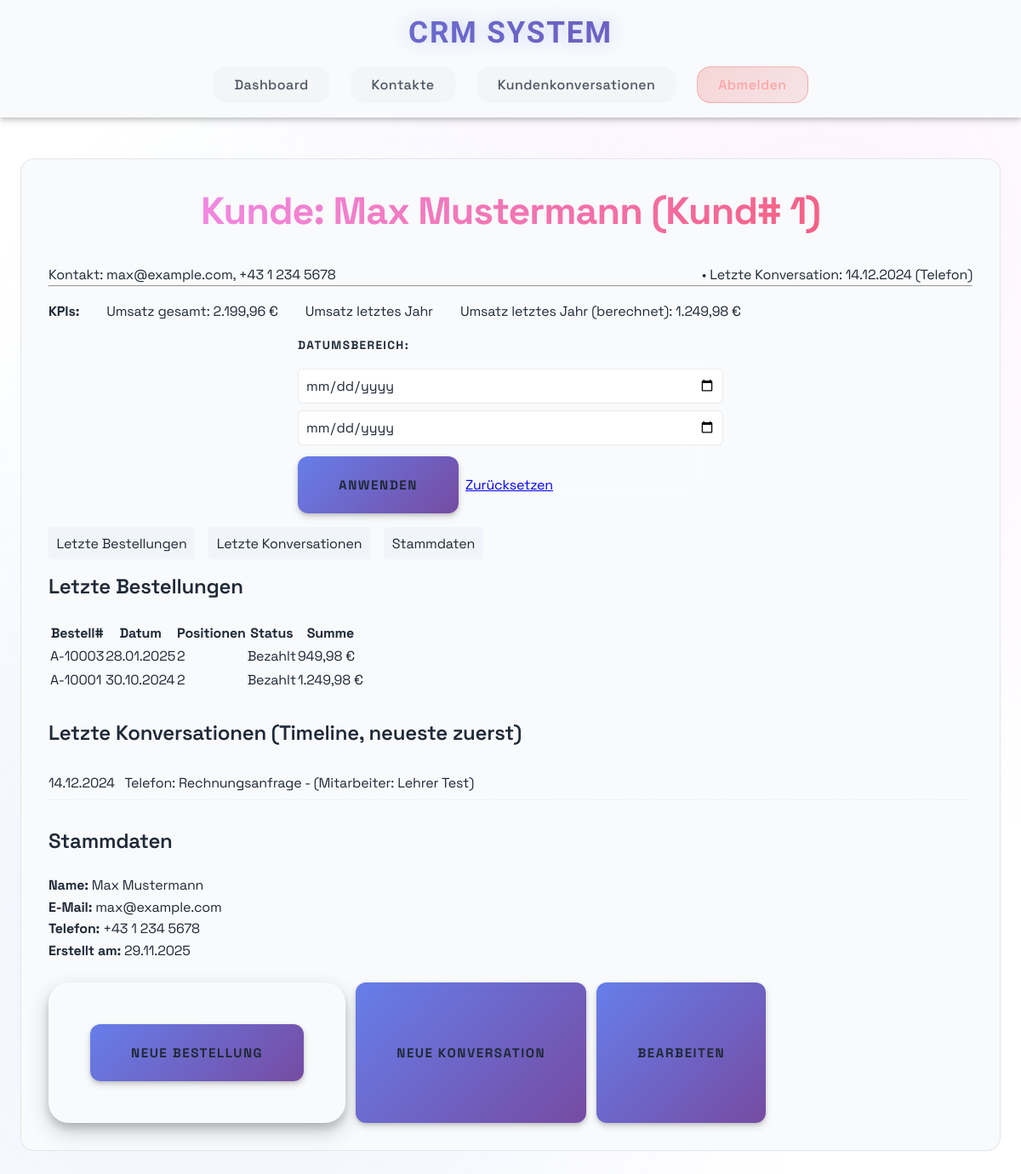
The page /customers/1 (signed in) on the database its author committed.
### models.py (models this page shows)
class Customer(db.Model):
    __tablename__ = "customers"
    id = db.Column(Integer, primary_key=True, autoincrement=True)
    first_name = db.Column(String(100), nullable=False)
    last_name = db.Column(String(100), nullable=False)
    email = db.Column(String(255), unique=True)
    phone = db.Column(String(50))
    created_at = db.Column(DateTime, default=datetime.utcnow, nullable=False)
    orders = db.relationship("Order", back_populates="customer", cascade="all, delete-orphan")
    conversations = db.relationship("Conversation", back_populates="customer", cascade="all, delete-orphan")

class Conversation(db.Model):
    __tablename__ = "conversations"
    id = db.Column(Integer, primary_key=True, autoincrement=True)
    customer_id = db.Column(Integer, ForeignKey("customers.id", ondelete="CASCADE"), nullable=False)
    user_id = db.Column(Integer, ForeignKey("users.id"))
    channel = db.Column(
        SAEnum("Telefon", "E-Mail", "Meeting", "Chat", name="conversation_channel", native_enum=False, create_constraint=True, validate_strings=True),
        nullable=False,
    )
    subject = db.Column(String(255))
    notes = db.Column(Text)
    conversation_time = db.Column(DateTime, nullable=False)
    customer = db.relationship("Customer", back_populates="conversations")
    user = db.relationship("User", back_populates="conversations")
    __table_args__ = (
        Index("idx_conversations_time", "conversation_time"),
        Index("idx_conversations_customer_time", "customer_id", "conversation_time"),
    )

class Order(db.Model):
    __tablename__ = "orders"
    id = db.Column(Integer, primary_key=True, autoincrement=True)
    customer_id = db.Column(Integer, ForeignKey("customers.id", ondelete="CASCADE"), nullable=False)
    order_date = db.Column(DateTime, nullable=False)
    status = db.Column(
        SAEnum("Offen", "Bezahlt", "Storniert", name="order_status", native_enum=False, create_constraint=True, validate_strings=True),
        nullable=False,
        default="Offen",
    )
    total_amount = db.Column(Numeric(10, 2), nullable=False)
    customer = db.relationship("Customer", back_populates="orders")
    items = db.relationship("OrderItem", back_populates="order", cascade="all, delete-orphan")
    __table_args__ = (
        Index("idx_orders_date", "order_date"),
        Index("idx_orders_customer_date", "customer_id", "order_date"),
    )

class User(db.Model):
    __tablename__ = "users"
    id = db.Column(Integer, primary_key=True, autoincrement=True)
    name = db.Column(String(100), nullable=False)
    email = db.Column(String(255), unique=True)
    password_hash = db.Column(String(255))
    role = db.Column(
        SAEnum("Schüler", "Lehrer", "Admin", name="user_role", native_enum=False, create_constraint=True, validate_strings=True),
        nullable=True,
        default="Schüler",
    )
    conversations = db.relationship("Conversation", back_populates="user")

### app.py (the view)
@app.route('/customers/<int:customer_id>')
@login_required
def customer_detail(customer_id):
    from datetime import datetime, timedelta
    from sqlalchemy import func
    customer = Customer.query.get_or_404(customer_id)
    start_str = request.args.get('start')
    end_str = request.args.get('end')
    start_dt = None
    end_dt = None
    try:
        if start_str:
            start_dt = datetime.fromisoformat(start_str)
        if end_str:
            end_dt = datetime.fromisoformat(end_str)
            end_dt = end_dt + timedelta(hours=23, minutes=59, seconds=59)
    except Exception:
        start_dt = None
        end_dt = None
    orders_query = Order.query.filter_by(customer_id=customer.id)
    if start_dt:
        orders_query = orders_query.filter(Order.order_date >= start_dt)
    if end_dt:
        orders_query = orders_query.filter(Order.order_date <= end_dt)
    recent_orders = orders_query.order_by(Order.order_date.desc()).limit(10).all()
    total_query = db.session.query(func.coalesce(func.sum(Order.total_amount), 0)).filter(Order.customer_id == customer.id)
    if start_dt:
        total_query = total_query.filter(Order.order_date >= start_dt)
    if end_dt:
        total_query = total_query.filter(Order.order_date <= end_dt)
    total_revenue = float(total_query.scalar() or 0)
    now = datetime.now()
    last_year_start = datetime(now.year - 1, 1, 1)
    last_year_end = datetime(now.year - 1, 12, 31, 23, 59, 59)
    last_year_query = db.session.query(func.coalesce(func.sum(Order.total_amount), 0)).filter(Order.customer_id == customer.id, Order.order_date >= last_year_start, Order.order_date <= last_year_end)
    revenue_last_year = float(last_year_query.scalar() or 0)
    conversations_list = Conversation.query.filter_by(customer_id=customer.id).order_by(Conversation.conversation_time.desc()).limit(10).all()
    last_conversation = Conversation.query.filter_by(customer_id=customer.id).order_by(Conversation.conversation_time.desc()).first()
    return render_template('customer_detail.html',
                           customer=customer,
                           recent_orders=recent_orders,
                           conversations_list=conversations_list,
                           total_revenue=total_revenue,
                           revenue_last_year=revenue_last_year,
                           last_conversation=last_conversation,
                           start=start_str,
                           end=end_str)

### app.py (called while the page is built)
def format_currency(amount):
    if amount is None:
        return '0,00 €'
    return f"{amount:,.2f} €".replace(',', 'X').replace('.', ',').replace('X', '.')

def format_date(date_obj, with_time=False):
    if not date_obj:
        return 'N/A'
    if with_time:
        return date_obj.strftime('%d.%m.%Y %H:%M')
    return date_obj.strftime('%d.%m.%Y')

@app.template_filter('currency')
def currency_filter(amount):
    return format_currency(amount)

@app.template_filter('date')
def date_filter(date_obj):
    return format_date(date_obj)

def login_required(f):
    @wraps(f)
    def decorated_function(*args, **kwargs):
        if 'user_id' not in session:
            flash('Bitte loggen Sie sich zuerst ein')
            return redirect(url_for('index'))
        return f(*args, **kwargs)
    return decorated_function

### templates/customer_detail.html (shortened to what this page needs)
{% extends "base.html" %}
{% block content %}
<div class="detail-card">
    <h2>Kunde: {{ customer.first_name }} {{ customer.last_name }} (Kund# {{ customer.id }})</h2>
    <div class="detail-row">
        <div class="contact-inline">
            Kontakt: {{ customer.email or '—' }}, {{ customer.phone or '—' }}
        </div>
        <div class="last-contact-inline">
            {% if last_conversation %}
                • Letzte Konversation: {{ last_conversation.conversation_time|date }} ({{ last_conversation.channel }})
            {% else %}
                • Keine Konversation vorhanden
            {% endif %}
        </div>
    </div>
    <hr>
    <div class="kpis">
        <div><strong>KPIs:</strong></div>
        <div>Umsatz gesamt: {{ total_revenue|currency }}</div>
        <div>Umsatz letztes Jahr</div>
        <div>Umsatz letztes Jahr (berechnet): {{ revenue_last_year|currency }}</div>
    </div>
    <form method="GET" action="{{ url_for('customer_detail', customer_id=customer.id) }}" class="date-range-form">
        <label>Datumsbereich:</label>
        <input type="date" name="start" value="{{ start or '' }}">
        <input type="date" name="end" value="{{ end or '' }}">
        <button type="submit" class="btn btn-primary">Anwenden</button>
        <a class="btn btn-secondary" href="{{ url_for('customer_detail', customer_id=customer.id) }}">Zurücksetzen</a>
    </form>
    <div class="tabs">
        <a href="#orders" class="tab">Letzte Bestellungen</a>
        <a href="#contacts" class="tab">Letzte Konversationen</a>
        <a href="#master" class="tab">Stammdaten</a>
    </div>
    <section id="orders">
        <h3>Letzte Bestellungen</h3>
        <div class="table-container">
            <table class="data-table">
                <thead>
                    <tr>
                        <th>Bestell#</th>
                        <th>Datum</th>
                        <th>Positionen</th>
                        <th>Status</th>
                        <th>Summe</th>
                    </tr>
                </thead>
                <tbody>
                    {% for order in recent_orders %}
                    <tr>
                        <td>{{ 'A-' ~ (10000 + order.id) }}</td>
                        <td>{{ order.order_date|date }}</td>
                        <td>{{ order.items|length }}</td>
                        <td>{{ order.status }}</td>
                        <td>{{ order.total_amount|currency }}</td>
                    </tr>
                    {% else %}
                    <tr>
                        <td colspan="5" class="empty-state">Keine Bestellungen gefunden.</td>
                    </tr>
                    {% endfor %}
                </tbody>
            </table>
        </div>
    </section>
    <section id="contacts" style="margin-top:2rem;">
        <h3>Letzte Konversationen (Timeline, neueste zuerst)</h3>
        <ul class="timeline">
            {% for c in conversations_list %}
            <li>
                {{ c.conversation_time|date }} &nbsp; {{ c.channel }}: {{ c.subject or c.notes[:60] }} {% if c.user %} - (Mitarbeiter: {{ c.user.name }}){% endif %}
            </li>
            {% else %}
            <li>Keine Konversationen gefunden.</li>
            {% endfor %}
        </ul>
    </section>
    <section id="master" style="margin-top:2rem;">
        <h3>Stammdaten</h3>
        <div><strong>Name:</strong> {{ customer.first_name }} {{ customer.last_name }}</div>
        <div><strong>E-Mail:</strong> {{ customer.email or '-' }}</div>
        <div><strong>Telefon:</strong> {{ customer.phone or '-' }}</div>
        <div><strong>Erstellt am:</strong> {{ customer.created_at|date }}</div>
    </section>
    <div class="actions" style="margin-top:1.5rem; display:flex; gap:0.75rem;">
        <form method="POST" action="{{ url_for('create_order') }}" style="display:inline-block; margin:0;">
            <button type="submit" class="btn btn-primary">Neue Bestellung</button>
        </form>
        <button type="button" class="btn btn-primary" onclick="showAddConversationForm()">Neue Konversation</button>
        <button type="button" class="btn btn-secondary" onclick="showEditCustomerForm()">Bearbeiten</button>
    </div>
</div>
{% endblock %}

### static/style.css (style rules this page uses)
:root { --primary: linear-gradient(135deg, #667eea 0%, #764ba2 100%); --primary-solid: #667eea; --secondary: linear-gradient(135deg, #f093fb 0%, #f5576c 100%); --secondary-solid: #f093fb; --accent: linear-gradient(135deg, #4facfe 0%, #00f2fe 100%); --accent-solid: #4facfe; --success: #10b981; --warning: #f59e0b; --error: #ef4444; --bg-primary: #ffffff; --bg-secondary: #f8fafc; --bg-tertiary: #f1f5f9; --surface: rgba(0, 0, 0, 0.02); --text-primary: #1f2937; --text-secondary: #4b5563; --text-muted: #9ca3af; --space-xs: 0.5rem; --space-sm: 1rem; --space-md: 1.5rem; --space-lg: 2rem; --space-xl: 3rem; --radius-sm: 0.5rem; --radius-md: 0.75rem; --radius-lg: 1rem; --radius-xl: 1.5rem; --shadow-sm: 0 1px 3px rgba(0, 0, 0, 0.12), 0 1px 2px rgba(0, 0, 0, 0.24); --shadow-md: 0 4px 8px rgba(0, 0, 0, 0.15), 0 2px 4px rgba(0, 0, 0, 0.12); --shadow-lg: 0 10px 25px rgba(0, 0, 0, 0.2), 0 6px 10px rgba(0, 0, 0, 0.15); --shadow-glow: 0 0 20px rgba(102, 126, 234, 0.3); }
* { margin: 0; padding: 0; box-sizing: border-box; }
html { font-size: 16px; scroll-behavior: smooth; }
body { font-family: 'Space Grotesk', -apple-system, BlinkMacSystemFont, sans-serif; font-weight: 400; line-height: 1.6; color: #1f2937; background: #ffffff; min-height: 100vh; overflow-x: hidden; letter-spacing: -0.01em; }
body::before { content: ''; position: fixed; top: 0; left: 0; width: 100%; height: 100%; background: radial-gradient(circle at 20% 80%, rgba(102, 126, 234, 0.1) 0%, transparent 50%), radial-gradient(circle at 80% 20%, rgba(240, 147, 251, 0.1) 0%, transparent 50%), radial-gradient(circle at 40% 40%, rgba(79, 172, 254, 0.08) 0%, transparent 50%); z-index: -1; animation: gradientShift 15s ease-in-out infinite; }
h1, h2, h3, h4, h5, h6 { font-weight: 600; margin-bottom: var(--space-md); line-height: 1.3; }
h2 { font-family: 'Space Grotesk', sans-serif; font-size: 2.8rem; font-weight: 700; background: var(--secondary); background-clip: text; -webkit-background-clip: text; -webkit-text-fill-color: transparent; text-align: center; margin-bottom: var(--space-lg); letter-spacing: -0.02em; }
h3 { font-family: 'Space Grotesk', sans-serif; font-size: 1.5rem; font-weight: 600; color: var(--text-primary); letter-spacing: -0.01em; }
form { background: var(--bg-secondary); padding: var(--space-xl); border-radius: var(--radius-xl); border: 1px solid rgba(255, 255, 255, 0.1); box-shadow: var(--shadow-lg); max-width: 500px; margin: 0 auto var(--space-xl); backdrop-filter: blur(20px); }
label { font-family: 'Space Grotesk', sans-serif; display: block; margin-bottom: var(--space-xs); font-weight: 600; color: var(--text-primary); font-size: 0.85rem; text-transform: uppercase; letter-spacing: 0.1em; }
input, textarea, select { width: 100%; padding: var(--space-md); border: 2px solid rgba(255, 255, 255, 0.1); border-radius: var(--radius-md); background: var(--bg-tertiary); color: var(--text-primary); font-family: inherit; font-size: 1rem; transition: all 0.3s ease; backdrop-filter: blur(10px); }
input::placeholder, textarea::placeholder { color: var(--text-muted); }
button { font-family: 'Space Grotesk', sans-serif; background: var(--primary); color: var(--text-primary); border: none; padding: var(--space-md) var(--space-xl); border-radius: var(--radius-md); font-size: 0.95rem; font-weight: 700; cursor: pointer; transition: all 0.3s cubic-bezier(0.4, 0, 0.2, 1); box-shadow: var(--shadow-md); text-transform: uppercase; letter-spacing: 0.1em; position: relative; overflow: hidden; }
button::before { content: ''; position: absolute; top: 0; left: -100%; width: 100%; height: 100%; background: linear-gradient(135deg, rgba(255, 255, 255, 0.2) 0%, transparent 100%); transition: left 0.3s ease; }
main > * { animation: fadeInUp 0.6s ease forwards; }

### rows shown on the page
Customer: first_name "Max", last_name "Mustermann", id "1", email "max@example.com", phone "+43 1 234 5678", created_at "29.11.2025"
Conversation: conversation_time "14.12.2024", channel "Telefon", subject "Rechnungsanfrage", user.name "Lehrer Test"
Order: id "A-10003", order_date "28.01.2025", items|length "2", status "Bezahlt", total_amount "949,98 €"
Order: id "A-10001", order_date "30.10.2024", items|length "2", status "Bezahlt", total_amount "1.249,98 €"

### other values the page prints
{{ total_revenue|currency }} "2.199,96 €"
{{ revenue_last_year|currency }} "1.249,98 €"
